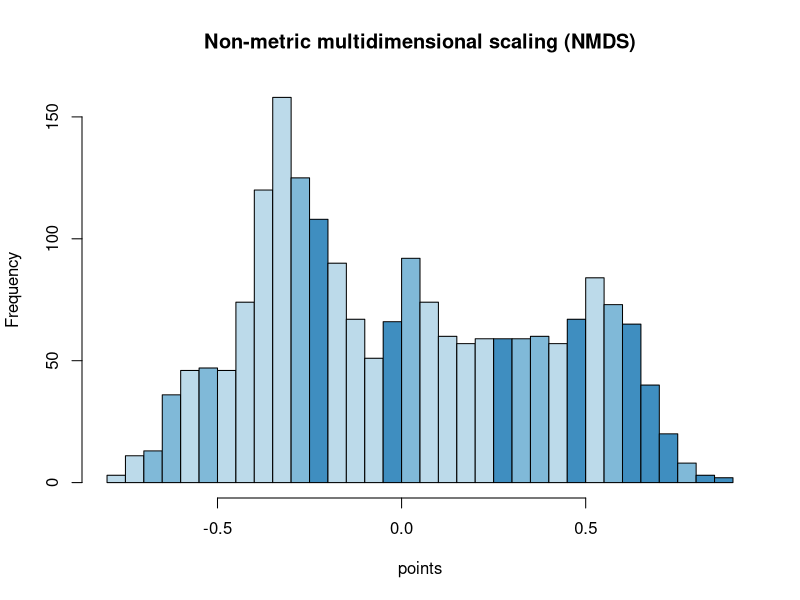

Reproduce this figure in R.
library(RColorBrewer)
library(vegan)

data <- read.csv("mysticdata.csv", sep=";")

NMDS <- metaMDS(data)

rbPal <- colorRampPalette(c(brewer.pal(n = 9, name = 'RdBu')))
col <- rbPal(10)[as.numeric(cut(data$y, breaks = 10))]

hist(NMDS$points, breaks=55, xlab="points", col=col, 
     main = "Non-metric multidimensional scaling (NMDS)")